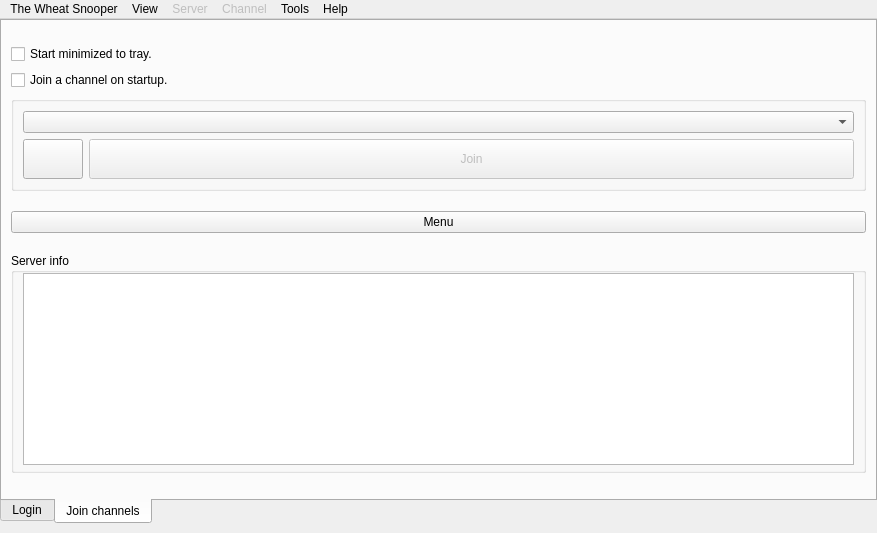
<?xml version="1.0" encoding="UTF-8"?>
<ui version="4.0">
 <class>MainWindow</class>
 <widget class="QMainWindow" name="MainWindow">
  <property name="geometry">
   <rect>
    <x>0</x>
    <y>0</y>
    <width>877</width>
    <height>533</height>
   </rect>
  </property>
  <property name="windowTitle">
   <string>MainWindow</string>
  </property>
  <property name="toolButtonStyle">
   <enum>Qt::ToolButtonTextBesideIcon</enum>
  </property>
  <property name="dockOptions">
   <set>QMainWindow::AllowNestedDocks|QMainWindow::AllowTabbedDocks|QMainWindow::AnimatedDocks</set>
  </property>
  <widget class="QWidget" name="centralwidget">
   <layout class="QHBoxLayout" name="horizontalLayout_5">
    <property name="spacing">
     <number>0</number>
    </property>
    <property name="leftMargin">
     <number>0</number>
    </property>
    <property name="topMargin">
     <number>0</number>
    </property>
    <property name="rightMargin">
     <number>0</number>
    </property>
    <item>
     <layout class="QVBoxLayout" name="verticalLayout_3">
      <property name="sizeConstraint">
       <enum>QLayout::SetMaximumSize</enum>
      </property>
      <item>
       <layout class="QVBoxLayout" name="verticalLayout_2">
        <property name="spacing">
         <number>0</number>
        </property>
        <item>
         <widget class="QTabWidget" name="tabWidget">
          <property name="sizePolicy">
           <sizepolicy hsizetype="MinimumExpanding" vsizetype="MinimumExpanding">
            <horstretch>0</horstretch>
            <verstretch>0</verstretch>
           </sizepolicy>
          </property>
          <property name="tabPosition">
           <enum>QTabWidget::South</enum>
          </property>
          <property name="currentIndex">
           <number>1</number>
          </property>
          <widget class="QWidget" name="loginTab">
           <property name="sizePolicy">
            <sizepolicy hsizetype="Maximum" vsizetype="Maximum">
             <horstretch>0</horstretch>
             <verstretch>0</verstretch>
            </sizepolicy>
           </property>
           <attribute name="title">
            <string>Login</string>
           </attribute>
           <layout class="QVBoxLayout" name="verticalLayout">
            <property name="topMargin">
             <number>0</number>
            </property>
            <property name="bottomMargin">
             <number>0</number>
            </property>
            <item>
             <layout class="QHBoxLayout" name="horizontalLayout_2">
              <item>
               <widget class="Line" name="line_5">
                <property name="sizePolicy">
                 <sizepolicy hsizetype="Minimum" vsizetype="Maximum">
                  <horstretch>0</horstretch>
                  <verstretch>0</verstretch>
                 </sizepolicy>
                </property>
                <property name="orientation">
                 <enum>Qt::Horizontal</enum>
                </property>
               </widget>
              </item>
              <item>
               <widget class="QLabel" name="label_11">
                <property name="sizePolicy">
                 <sizepolicy hsizetype="Preferred" vsizetype="Maximum">
                  <horstretch>0</horstretch>
                  <verstretch>0</verstretch>
                 </sizepolicy>
                </property>
                <property name="font">
                 <font>
                  <pointsize>10</pointsize>
                  <weight>50</weight>
                  <bold>false</bold>
                  <underline>false</underline>
                 </font>
                </property>
                <property name="text">
                 <string>Wormnet</string>
                </property>
                <property name="alignment">
                 <set>Qt::AlignCenter</set>
                </property>
               </widget>
              </item>
              <item>
               <widget class="Line" name="line_6">
                <property name="sizePolicy">
                 <sizepolicy hsizetype="Minimum" vsizetype="Maximum">
                  <horstretch>0</horstretch>
                  <verstretch>0</verstretch>
                 </sizepolicy>
                </property>
                <property name="orientation">
                 <enum>Qt::Horizontal</enum>
                </property>
               </widget>
              </item>
             </layout>
            </item>
            <item>
             <layout class="QGridLayout" name="gridLayout_2">
              <property name="leftMargin">
               <number>5</number>
              </property>
              <item row="0" column="0">
               <widget class="QLabel" name="label_5">
                <property name="text">
                 <string>Server</string>
                </property>
               </widget>
              </item>
              <item row="0" column="1">
               <widget class="QComboBox" name="cbServerList">
                <property name="toolTip">
                 <string>To apply a server to this list press enter.</string>
                </property>
                <property name="editable">
                 <bool>true</bool>
                </property>
               </widget>
              </item>
              <item row="1" column="0">
               <widget class="QLabel" name="label_3">
                <property name="minimumSize">
                 <size>
                  <width>80</width>
                  <height>0</height>
                 </size>
                </property>
                <property name="text">
                 <string>Nickname</string>
                </property>
               </widget>
              </item>
              <item row="1" column="1">
               <widget class="QLineEdit" name="lenick">
                <property name="text">
                 <string/>
                </property>
               </widget>
              </item>
              <item row="2" column="0">
               <widget class="QLabel" name="label_6">
                <property name="text">
                 <string>Flag</string>
                </property>
               </widget>
              </item>
              <item row="2" column="1">
               <widget class="QComboBox" name="flag">
                <property name="currentIndex">
                 <number>-1</number>
                </property>
               </widget>
              </item>
              <item row="3" column="0">
               <widget class="QLabel" name="label_7">
                <property name="text">
                 <string>Rank</string>
                </property>
               </widget>
              </item>
              <item row="3" column="1">
               <widget class="QComboBox" name="rank"/>
              </item>
             </layout>
            </item>
            <item>
             <layout class="QHBoxLayout" name="horizontalLayout_4">
              <item>
               <widget class="Line" name="line_7">
                <property name="sizePolicy">
                 <sizepolicy hsizetype="Minimum" vsizetype="Maximum">
                  <horstretch>0</horstretch>
                  <verstretch>0</verstretch>
                 </sizepolicy>
                </property>
                <property name="orientation">
                 <enum>Qt::Horizontal</enum>
                </property>
               </widget>
              </item>
              <item>
               <widget class="QLabel" name="label_10">
                <property name="sizePolicy">
                 <sizepolicy hsizetype="Preferred" vsizetype="Maximum">
                  <horstretch>0</horstretch>
                  <verstretch>0</verstretch>
                 </sizepolicy>
                </property>
                <property name="font">
                 <font>
                  <pointsize>10</pointsize>
                  <weight>50</weight>
                  <bold>false</bold>
                  <underline>false</underline>
                 </font>
                </property>
                <property name="text">
                 <string>Optional</string>
                </property>
                <property name="alignment">
                 <set>Qt::AlignCenter</set>
                </property>
               </widget>
              </item>
              <item>
               <widget class="Line" name="line_8">
                <property name="sizePolicy">
                 <sizepolicy hsizetype="Minimum" vsizetype="Maximum">
                  <horstretch>0</horstretch>
                  <verstretch>0</verstretch>
                 </sizepolicy>
                </property>
                <property name="orientation">
                 <enum>Qt::Horizontal</enum>
                </property>
               </widget>
              </item>
             </layout>
            </item>
            <item>
             <layout class="QGridLayout" name="gridLayout">
              <item row="0" column="0">
               <widget class="QLabel" name="label">
                <property name="minimumSize">
                 <size>
                  <width>80</width>
                  <height>0</height>
                 </size>
                </property>
                <property name="text">
                 <string>Clanstring</string>
                </property>
               </widget>
              </item>
              <item row="0" column="1" colspan="2">
               <widget class="QLineEdit" name="clan">
                <property name="inputMask">
                 <string/>
                </property>
                <property name="text">
                 <string/>
                </property>
               </widget>
              </item>
              <item row="1" column="0">
               <widget class="QLabel" name="label_2">
                <property name="minimumSize">
                 <size>
                  <width>80</width>
                  <height>0</height>
                 </size>
                </property>
                <property name="text">
                 <string>Information</string>
                </property>
               </widget>
              </item>
              <item row="1" column="1">
               <widget class="QLineEdit" name="client">
                <property name="text">
                 <string/>
                </property>
                <property name="maxLength">
                 <number>41</number>
                </property>
               </widget>
              </item>
              <item row="1" column="2">
               <widget class="QCheckBox" name="cbshowinformation">
                <property name="text">
                 <string/>
                </property>
                <property name="checked">
                 <bool>true</bool>
                </property>
               </widget>
              </item>
             </layout>
            </item>
            <item>
             <layout class="QHBoxLayout" name="horizontalLayout">
              <property name="spacing">
               <number>0</number>
              </property>
              <property name="sizeConstraint">
               <enum>QLayout::SetDefaultConstraint</enum>
              </property>
              <item>
               <widget class="QCheckBox" name="cbenabletus">
                <property name="maximumSize">
                 <size>
                  <width>15</width>
                  <height>16777215</height>
                 </size>
                </property>
                <property name="text">
                 <string/>
                </property>
               </widget>
              </item>
              <item>
               <widget class="Line" name="line_4">
                <property name="sizePolicy">
                 <sizepolicy hsizetype="Minimum" vsizetype="Maximum">
                  <horstretch>0</horstretch>
                  <verstretch>0</verstretch>
                 </sizepolicy>
                </property>
                <property name="orientation">
                 <enum>Qt::Horizontal</enum>
                </property>
               </widget>
              </item>
              <item>
               <widget class="QLabel" name="label_9">
                <property name="sizePolicy">
                 <sizepolicy hsizetype="Preferred" vsizetype="Maximum">
                  <horstretch>0</horstretch>
                  <verstretch>0</verstretch>
                 </sizepolicy>
                </property>
                <property name="font">
                 <font>
                  <pointsize>10</pointsize>
                  <weight>50</weight>
                  <bold>false</bold>
                  <underline>false</underline>
                 </font>
                </property>
                <property name="text">
                 <string>Secure Logging</string>
                </property>
                <property name="alignment">
                 <set>Qt::AlignCenter</set>
                </property>
               </widget>
              </item>
              <item>
               <widget class="Line" name="line_2">
                <property name="sizePolicy">
                 <sizepolicy hsizetype="Minimum" vsizetype="Maximum">
                  <horstretch>0</horstretch>
                  <verstretch>0</verstretch>
                 </sizepolicy>
                </property>
                <property name="orientation">
                 <enum>Qt::Horizontal</enum>
                </property>
               </widget>
              </item>
             </layout>
            </item>
            <item>
             <layout class="QGridLayout" name="gridLayout_3">
              <item row="1" column="0">
               <widget class="QLabel" name="label_8">
                <property name="text">
                 <string>Server</string>
                </property>
               </widget>
              </item>
              <item row="1" column="1" colspan="2">
               <widget class="QComboBox" name="cbleagueservers">
                <property name="editable">
                 <bool>true</bool>
                </property>
               </widget>
              </item>
              <item row="2" column="0">
               <widget class="QLabel" name="label33">
                <property name="text">
                 <string>Login</string>
                </property>
               </widget>
              </item>
              <item row="2" column="1" colspan="2">
               <widget class="QLineEdit" name="letuslogin">
                <property name="toolTip">
                 <string>TUS login.</string>
                </property>
               </widget>
              </item>
              <item row="3" column="0">
               <widget class="QLabel" name="label_4">
                <property name="minimumSize">
                 <size>
                  <width>80</width>
                  <height>0</height>
                 </size>
                </property>
                <property name="text">
                 <string>Password</string>
                </property>
               </widget>
              </item>
              <item row="3" column="1">
               <widget class="QLineEdit" name="letuspassword">
                <property name="toolTip">
                 <string>TUS password.</string>
                </property>
                <property name="echoMode">
                 <enum>QLineEdit::Password</enum>
                </property>
               </widget>
              </item>
              <item row="3" column="2">
               <widget class="QPushButton" name="pbeditleagueprofile">
                <property name="text">
                 <string>Profile</string>
                </property>
               </widget>
              </item>
             </layout>
            </item>
            <item>
             <widget class="Line" name="line">
              <property name="orientation">
               <enum>Qt::Horizontal</enum>
              </property>
             </widget>
            </item>
            <item>
             <layout class="QHBoxLayout" name="horizontalLayout_3">
              <item>
               <widget class="QCheckBox" name="cbremember">
                <property name="minimumSize">
                 <size>
                  <width>0</width>
                  <height>0</height>
                 </size>
                </property>
                <property name="text">
                 <string>Autologin </string>
                </property>
               </widget>
              </item>
              <item>
               <widget class="QPushButton" name="start">
                <property name="sizePolicy">
                 <sizepolicy hsizetype="MinimumExpanding" vsizetype="Fixed">
                  <horstretch>0</horstretch>
                  <verstretch>0</verstretch>
                 </sizepolicy>
                </property>
                <property name="minimumSize">
                 <size>
                  <width>0</width>
                  <height>0</height>
                 </size>
                </property>
                <property name="maximumSize">
                 <size>
                  <width>16777215</width>
                  <height>16777215</height>
                 </size>
                </property>
                <property name="text">
                 <string/>
                </property>
               </widget>
              </item>
             </layout>
            </item>
           </layout>
          </widget>
          <widget class="QWidget" name="serverTab">
           <property name="sizePolicy">
            <sizepolicy hsizetype="Fixed" vsizetype="Preferred">
             <horstretch>0</horstretch>
             <verstretch>0</verstretch>
            </sizepolicy>
           </property>
           <attribute name="title">
            <string>Join channels</string>
           </attribute>
           <layout class="QVBoxLayout" name="verticalLayout_6">
            <item>
             <layout class="QVBoxLayout" name="verticalLayout_5">
              <property name="sizeConstraint">
               <enum>QLayout::SetMaximumSize</enum>
              </property>
              <item>
               <layout class="QHBoxLayout" name="horizontalLayout_6">
                <property name="sizeConstraint">
                 <enum>QLayout::SetMaximumSize</enum>
                </property>
                <property name="topMargin">
                 <number>0</number>
                </property>
                <property name="rightMargin">
                 <number>0</number>
                </property>
                <item>
                 <layout class="QVBoxLayout" name="verticalLayout_7">
                  <property name="sizeConstraint">
                   <enum>QLayout::SetMaximumSize</enum>
                  </property>
                  <property name="topMargin">
                   <number>0</number>
                  </property>
                  <item>
                   <widget class="QCheckBox" name="chbminimized">
                    <property name="text">
                     <string>Start minimized to tray.</string>
                    </property>
                   </widget>
                  </item>
                  <item>
                   <widget class="QCheckBox" name="chbautojoin">
                    <property name="text">
                     <string>Join a channel on startup.</string>
                    </property>
                   </widget>
                  </item>
                 </layout>
                </item>
               </layout>
              </item>
              <item>
               <widget class="QGroupBox" name="groupBox_2">
                <property name="sizePolicy">
                 <sizepolicy hsizetype="Preferred" vsizetype="Maximum">
                  <horstretch>0</horstretch>
                  <verstretch>0</verstretch>
                 </sizepolicy>
                </property>
                <property name="minimumSize">
                 <size>
                  <width>0</width>
                  <height>91</height>
                 </size>
                </property>
                <property name="title">
                 <string/>
                </property>
                <layout class="QGridLayout" name="gridLayout_4">
                 <item row="0" column="0" colspan="2">
                  <widget class="QComboBox" name="cbchannels">
                   <property name="minimumSize">
                    <size>
                     <width>150</width>
                     <height>0</height>
                    </size>
                   </property>
                  </widget>
                 </item>
                 <item row="3" column="0">
                  <widget class="QPushButton" name="pbrememberjoin">
                   <property name="sizePolicy">
                    <sizepolicy hsizetype="Minimum" vsizetype="MinimumExpanding">
                     <horstretch>0</horstretch>
                     <verstretch>0</verstretch>
                    </sizepolicy>
                   </property>
                   <property name="minimumSize">
                    <size>
                     <width>60</width>
                     <height>40</height>
                    </size>
                   </property>
                   <property name="maximumSize">
                    <size>
                     <width>60</width>
                     <height>40</height>
                    </size>
                   </property>
                   <property name="text">
                    <string/>
                   </property>
                  </widget>
                 </item>
                 <item row="3" column="1">
                  <widget class="QPushButton" name="pbjoin">
                   <property name="enabled">
                    <bool>false</bool>
                   </property>
                   <property name="sizePolicy">
                    <sizepolicy hsizetype="MinimumExpanding" vsizetype="MinimumExpanding">
                     <horstretch>0</horstretch>
                     <verstretch>0</verstretch>
                    </sizepolicy>
                   </property>
                   <property name="minimumSize">
                    <size>
                     <width>0</width>
                     <height>40</height>
                    </size>
                   </property>
                   <property name="maximumSize">
                    <size>
                     <width>16777215</width>
                     <height>40</height>
                    </size>
                   </property>
                   <property name="text">
                    <string>Join</string>
                   </property>
                  </widget>
                 </item>
                </layout>
               </widget>
              </item>
             </layout>
            </item>
            <item>
             <widget class="QPushButton" name="pbtraymenu">
              <property name="text">
               <string>Menu</string>
              </property>
             </widget>
            </item>
            <item>
             <widget class="QGroupBox" name="groupBox">
              <property name="sizePolicy">
               <sizepolicy hsizetype="Preferred" vsizetype="Maximum">
                <horstretch>0</horstretch>
                <verstretch>0</verstretch>
               </sizepolicy>
              </property>
              <property name="title">
               <string>Server info</string>
              </property>
              <layout class="QVBoxLayout" name="verticalLayout_4">
               <property name="topMargin">
                <number>0</number>
               </property>
               <property name="bottomMargin">
                <number>5</number>
               </property>
               <item>
                <layout class="QVBoxLayout" name="verticalLayout_8">
                 <property name="sizeConstraint">
                  <enum>QLayout::SetDefaultConstraint</enum>
                 </property>
                 <item>
                  <widget class="QPlainTextEdit" name="labeltraydescription">
                   <property name="sizePolicy">
                    <sizepolicy hsizetype="Expanding" vsizetype="Expanding">
                     <horstretch>0</horstretch>
                     <verstretch>0</verstretch>
                    </sizepolicy>
                   </property>
                   <property name="maximumSize">
                    <size>
                     <width>16777215</width>
                     <height>16777215</height>
                    </size>
                   </property>
                   <property name="readOnly">
                    <bool>true</bool>
                   </property>
                  </widget>
                 </item>
                </layout>
               </item>
              </layout>
             </widget>
            </item>
           </layout>
          </widget>
         </widget>
        </item>
       </layout>
      </item>
     </layout>
    </item>
   </layout>
  </widget>
  <widget class="QMenuBar" name="menubar">
   <property name="geometry">
    <rect>
     <x>0</x>
     <y>0</y>
     <width>877</width>
     <height>22</height>
    </rect>
   </property>
   <widget class="QMenu" name="menuTWS">
    <property name="title">
     <string>The Wheat Snooper</string>
    </property>
    <widget class="QMenu" name="menuQuick_prefs">
     <property name="title">
      <string>Quick prefs</string>
     </property>
     <addaction name="actionStalk_words"/>
     <addaction name="actionSort_userlist"/>
     <addaction name="actionSound"/>
     <addaction name="actionTray_notifications"/>
    </widget>
    <addaction name="actionSet_away"/>
    <addaction name="separator"/>
    <addaction name="menuQuick_prefs"/>
    <addaction name="separator"/>
    <addaction name="actionReconnect"/>
    <addaction name="actionClose"/>
   </widget>
   <widget class="QMenu" name="menuView">
    <property name="title">
     <string>View</string>
    </property>
    <addaction name="actionLanguage"/>
    <addaction name="actionSkins"/>
    <addaction name="actionText_schemes"/>
    <addaction name="separator"/>
    <addaction name="actionLock_the_UI"/>
   </widget>
   <widget class="QMenu" name="menuHelp">
    <property name="title">
     <string>Help</string>
    </property>
    <addaction name="actionAbout"/>
   </widget>
   <widget class="QMenu" name="menuTools">
    <property name="title">
     <string>Tools</string>
    </property>
    <addaction name="actionBuddy_list"/>
    <addaction name="actionLog_browser"/>
    <addaction name="actionChange_ingame_nick"/>
    <addaction name="actionSelect_encoding"/>
    <addaction name="actionVolume"/>
    <addaction name="actionText_scheme_maker"/>
    <addaction name="separator"/>
    <addaction name="actionSettings"/>
   </widget>
   <widget class="QMenu" name="menuChannel">
    <property name="enabled">
     <bool>false</bool>
    </property>
    <property name="title">
     <string>Channel</string>
    </property>
   </widget>
   <widget class="QMenu" name="menuServer">
    <property name="enabled">
     <bool>false</bool>
    </property>
    <property name="title">
     <string>Server</string>
    </property>
    <widget class="QMenu" name="menuLeagueColor">
     <property name="title">
      <string>Change status color</string>
     </property>
     <addaction name="actionLeagueColorOff"/>
     <addaction name="separator"/>
     <addaction name="actionLeagueColorReady"/>
     <addaction name="actionLeagueColorAFK"/>
     <addaction name="actionLeagueColorDND"/>
     <addaction name="separator"/>
     <addaction name="actionLeagueColorCustom"/>
    </widget>
    <addaction name="actionDisconnect"/>
    <addaction name="actionReconnect_2"/>
    <addaction name="menuLeagueColor"/>
    <addaction name="separator"/>
    <addaction name="actionIRCOp_commands"/>
   </widget>
   <addaction name="menuTWS"/>
   <addaction name="menuView"/>
   <addaction name="menuServer"/>
   <addaction name="menuChannel"/>
   <addaction name="menuTools"/>
   <addaction name="menuHelp"/>
  </widget>
  <action name="actionReconnect">
   <property name="text">
    <string>Reconnect (all)</string>
   </property>
  </action>
  <action name="actionClose">
   <property name="text">
    <string>Quit</string>
   </property>
  </action>
  <action name="actionLanguage">
   <property name="enabled">
    <bool>false</bool>
   </property>
   <property name="text">
    <string>Language</string>
   </property>
  </action>
  <action name="actionAbout">
   <property name="text">
    <string>About</string>
   </property>
  </action>
  <action name="actionBuddy_list">
   <property name="text">
    <string>Buddy list</string>
   </property>
  </action>
  <action name="actionLog_browser">
   <property name="text">
    <string>Log browser</string>
   </property>
  </action>
  <action name="actionChange_ingame_nick">
   <property name="text">
    <string>Change ingame nick</string>
   </property>
  </action>
  <action name="actionSelect_encoding">
   <property name="text">
    <string>Select encoding</string>
   </property>
  </action>
  <action name="actionSettings">
   <property name="text">
    <string>Settings</string>
   </property>
  </action>
  <action name="actionVolume">
   <property name="text">
    <string>Volume</string>
   </property>
  </action>
  <action name="actionText_scheme_maker">
   <property name="text">
    <string>Text scheme maker</string>
   </property>
  </action>
  <action name="actionSkins">
   <property name="enabled">
    <bool>false</bool>
   </property>
   <property name="text">
    <string>Skins</string>
   </property>
  </action>
  <action name="actionText_schemes">
   <property name="enabled">
    <bool>false</bool>
   </property>
   <property name="text">
    <string>Text schemes</string>
   </property>
  </action>
  <action name="actionLock_the_UI">
   <property name="checkable">
    <bool>true</bool>
   </property>
   <property name="checked">
    <bool>true</bool>
   </property>
   <property name="text">
    <string>Lock the UI</string>
   </property>
  </action>
  <action name="actionSet_away">
   <property name="text">
    <string>Set away</string>
   </property>
  </action>
  <action name="actionReconnect_2">
   <property name="text">
    <string>Reconnect</string>
   </property>
  </action>
  <action name="actionDisconnect">
   <property name="text">
    <string>Disconnect</string>
   </property>
  </action>
  <action name="actionIRCOp_commands">
   <property name="enabled">
    <bool>false</bool>
   </property>
   <property name="text">
    <string>IRCOp commands</string>
   </property>
  </action>
  <action name="actionChanOp_commands">
   <property name="enabled">
    <bool>false</bool>
   </property>
   <property name="text">
    <string>ChanOp commands</string>
   </property>
  </action>
  <action name="actionLeagueColorOff">
   <property name="text">
    <string>Off</string>
   </property>
  </action>
  <action name="actionLeagueColorReady">
   <property name="text">
    <string>Read to play</string>
   </property>
  </action>
  <action name="actionLeagueColorAFK">
   <property name="text">
    <string>Away from keyboard</string>
   </property>
  </action>
  <action name="actionLeagueColorDND">
   <property name="text">
    <string>Do not disturb</string>
   </property>
  </action>
  <action name="actionLeagueColorCustom">
   <property name="text">
    <string>Own colour...</string>
   </property>
  </action>
  <action name="actionSpectateOff">
   <property name="text">
    <string>Off</string>
   </property>
  </action>
  <action name="actionSpectateLeagueServer0">
   <property name="text">
    <string>http://www.tus-wa.com/</string>
   </property>
  </action>
  <action name="actionSpectateLeagueServer1">
   <property name="text">
    <string>http://www.normalnonoobs.com/</string>
   </property>
  </action>
  <action name="actionSpectateLeagueServer2">
   <property name="text">
    <string>http://lookias.worms2d.info/securelogging/</string>
   </property>
  </action>
  <action name="actionStalk_words">
   <property name="checkable">
    <bool>true</bool>
   </property>
   <property name="checked">
    <bool>true</bool>
   </property>
   <property name="text">
    <string>Stalk words</string>
   </property>
  </action>
  <action name="actionSort_userlist">
   <property name="checkable">
    <bool>true</bool>
   </property>
   <property name="checked">
    <bool>true</bool>
   </property>
   <property name="text">
    <string>Sort userlist</string>
   </property>
  </action>
  <action name="actionSound">
   <property name="checkable">
    <bool>true</bool>
   </property>
   <property name="checked">
    <bool>true</bool>
   </property>
   <property name="text">
    <string>Sound</string>
   </property>
  </action>
  <action name="actionTray_notifications">
   <property name="checkable">
    <bool>true</bool>
   </property>
   <property name="checked">
    <bool>true</bool>
   </property>
   <property name="text">
    <string>Tray notifications</string>
   </property>
  </action>
 </widget>
 <resources/>
 <connections/>
</ui>
